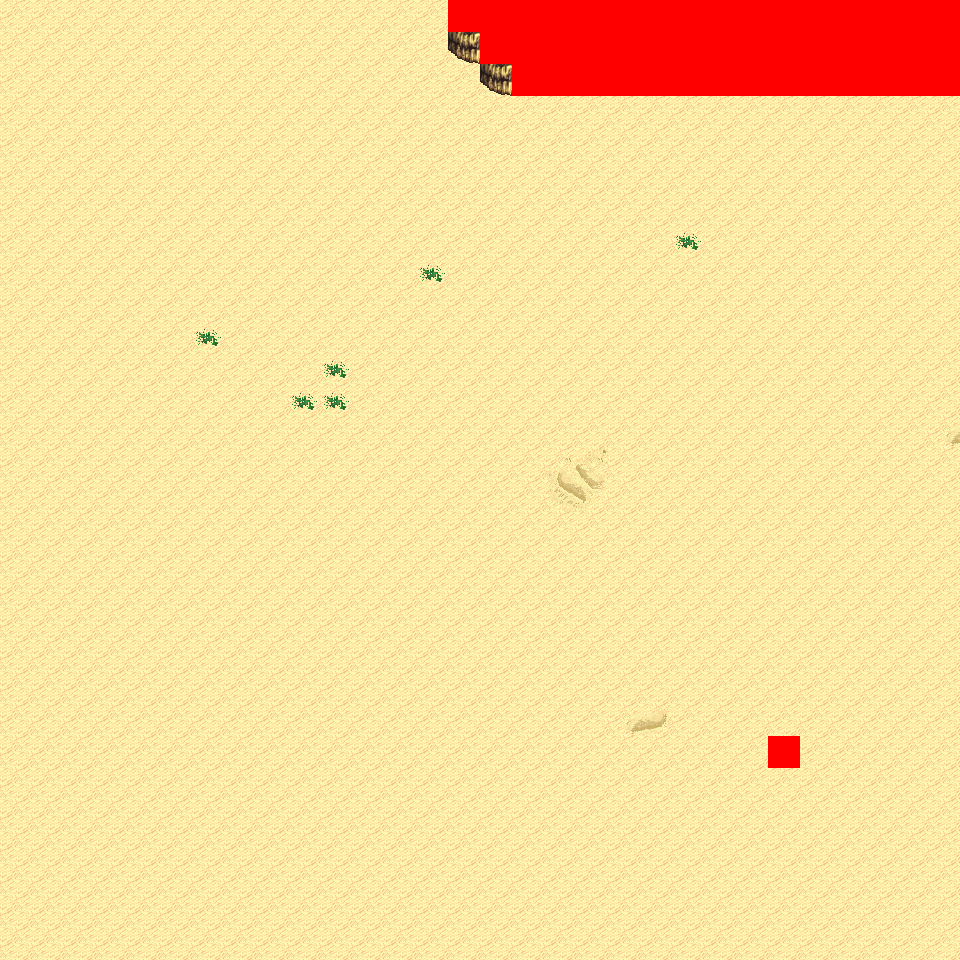

Below is a game level as drawn by its tile map, then a one-line description and the .tmx that defines it (tile-layer data replaced by summaries):
An orthogonal 30x30 tile map with 32x32 px tiles, 6 tile layers (Ground, Object, Object2, Above, ...), 6 tilesets and 4 objects (4x mapExit).

<map version="1.0" orientation="orthogonal" renderorder="right-down" width="30" height="30" tilewidth="32" tileheight="32" nextobjectid="5">
  <tileset firstgid="1" name="tileset_logic_collision" tilewidth="32" tileheight="32" tilecount="1" columns="1">
    <image source="../drawable/tileset_logic_collision.png" width="32" height="32" />
  </tileset>
  <tileset firstgid="2" name="tileset_terrain_desert" tilewidth="32" tileheight="32" tilecount="88" columns="8">
    <image source="../drawable/tileset_terrain_desert.png" width="256" height="352" />
  </tileset>
  <tileset firstgid="90" name="tileset_ground_sand_2" tilewidth="32" tileheight="32" tilecount="15" columns="5">
    <image source="../drawable/tileset_ground_sand_2.png" width="160" height="96" />
  </tileset>
  <tileset firstgid="105" name="tileset_plant_cactus_2" tilewidth="32" tileheight="32" tilecount="10" columns="5">
    <image source="../drawable/tileset_plant_cactus_2.png" width="160" height="64" />
  </tileset>
  <tileset firstgid="115" name="tileset_plant_cactus" tilewidth="32" tileheight="32" tilecount="2" columns="1">
    <image source="../drawable/tileset_plant_cactus.png" width="32" height="64" />
  </tileset>
  <tileset firstgid="117" name="tileset_plant_round_cactuses" tilewidth="32" tileheight="32" tilecount="20" columns="10">
    <image source="../drawable/tileset_plant_round_cactuses.png" width="320" height="64" />
  </tileset>
  <layer name="Ground" width="30" height="30">
    <data>[900 cells, 900 non-empty, 8 distinct tile ids]</data>
  </layer>
  <layer name="Object" width="30" height="30">
    <data>[900 cells, 48 non-empty, 7 distinct tile ids]</data>
  </layer>
  <layer name="Object2" width="30" height="30">
    <data>[900 cells, 0 non-empty, 0 distinct tile ids]</data>
  </layer>
  <layer name="Above" width="30" height="30">
    <data>[900 cells, 0 non-empty, 0 distinct tile ids]</data>
  </layer>
  <layer name="Above2" width="30" height="30">
    <data>[900 cells, 0 non-empty, 0 distinct tile ids]</data>
  </layer>
  <layer name="Walkable" width="30" height="30">
    <data>[900 cells, 46 non-empty, 1 distinct tile ids]</data>
  </layer>
  <objectgroup name="MapEvents">
    <object id="1" name="north" type="mapExit" x="0" y="0" width="448" height="32">
      <properties>
        <property name="map" value="level_0_x18_y129" />
        <property name="x" value="0" />
        <property name="y" value="28" />
      </properties>
    </object>
    <object id="2" name="south" type="mapExit" x="0" y="928" width="960" height="32">
      <properties>
        <property name="map" value="level_0_x18_y131" />
        <property name="x" value="0" />
        <property name="y" value="1" />
      </properties>
    </object>
    <object id="3" name="west" type="mapExit" x="0" y="0" width="32" height="960">
      <properties>
        <property name="map" value="level_0_x17_y130" />
        <property name="x" value="28" />
        <property name="y" value="0" />
      </properties>
    </object>
    <object id="4" name="east" type="mapExit" x="928" y="96" width="32" height="864">
      <properties>
        <property name="map" value="level_0_x19_y130" />
        <property name="x" value="1" />
        <property name="y" value="3" />
      </properties>
    </object>
  </objectgroup>
</map>
